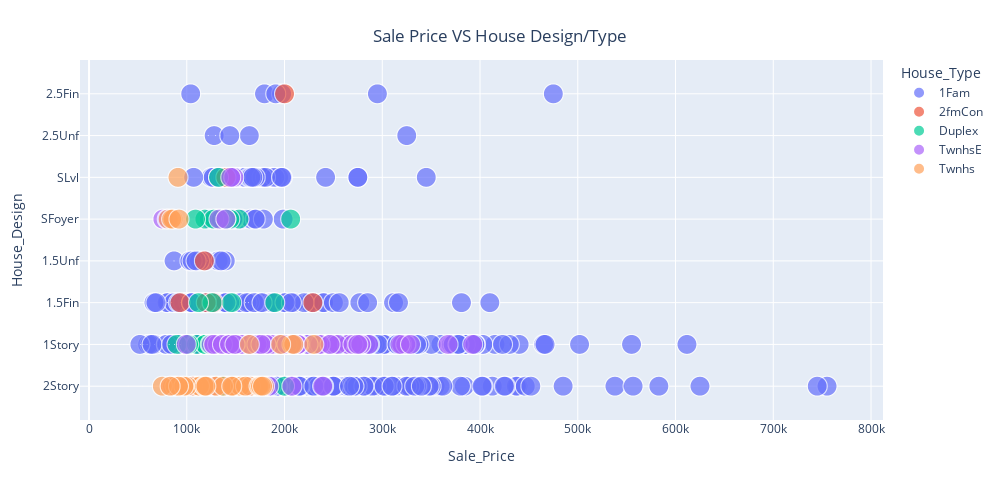

Here is the notebook cell this chart was saved with:
### Markdown cell above
# More Exploratory Data Analysis on the clean Data

### Code cell
fig = px.scatter(new_new_df, x = "Sale_Price", y = "House_Design", color="House_Type", size=df_encoded["Air_Conditioning_Binary"], width=1000, height=500)
fig.update_layout(title="Sale Price VS House Design/Type", title_x=0.5, title_y=0.94)
fig.show()

### Figure 1 — Plotly figure (JSON) as saved in the notebook; plotly's stock layout.template omitted (floating-point values rounded to 4 significant figures; data arrays with more than 128 entries replaced by an {"elided": "..."} marker saying what was removed)
{"data": [{"hovertemplate": "House_Type=1Fam<br>Sale_Price=%{x}<br>House_Design=%{y}<br>size=%{marker.size}<extra></extra>", "legendgroup": "1Fam", "marker": {"color": "#636efa", "size": {"elided": "1219 int values"}, "sizemode": "area", "sizeref": 0.0025, "symbol": "circle"}, "mode": "markers", "name": "1Fam", "showlegend": true, "type": "scattergl", "x": {"elided": "1219 int values"}, "xaxis": "x", "y": {"elided": "1219 str values"}, "yaxis": "y"}, {"hovertemplate": "House_Type=2fmCon<br>Sale_Price=%{x}<br>House_Design=%{y}<br>size=%{marker.size}<extra></extra>", "legendgroup": "2fmCon", "marker": {"color": "#EF553B", "size": [1, 1, 0, 0, 1, 0, 0, 1, 1, 1, 0, 0, 0, 1, 1, 1, 1, 0, 0, 0, 1, 1, 0, 1, 0, 0, 1, 1, 0, 0, 1], "sizemode": "area", "sizeref": 0.0025, "symbol": "circle"}, "mode": "markers", "name": "2fmCon", "showlegend": true, "type": "scattergl", "x": [118000, 113000, 133900, 84500, 127500, 137000, 135900, 157000, 119900, 228950, 145000, 160000, 106250, 107500, 200000, 93000, 140000, 55000, 129000, 93000, 131500, 140000, 125000, 160000, 90000, 80000, 95000, 168000, 122000, 163000, 122500], "xaxis": "x", "y": ["1.5Unf", "2Story", "2.5Unf", "1.5Fin", "1.5Fin", "2Story", "2Story", "1Story", "1.5Fin", "1.5Fin", "1Story", "1.5Fin", "2Story", "2Story", "2.5Fin", "1.5Fin", "2Story", "2Story", "1Story", "1Story", "1Story", "SLvl", "1Story", "2Story", "2Story", "1.5Fin", "2Story", "1Story", "2.5Unf", "1.5Fin", "2Story"], "yaxis": "y"}, {"hovertemplate": "House_Type=Duplex<br>Sale_Price=%{x}<br>House_Design=%{y}<br>size=%{marker.size}<extra></extra>", "legendgroup": "Duplex", "marker": {"color": "#00cc96", "size": [1, 0, 0, 0, 1, 1, 1, 1, 1, 0, 1, 0, 1, 1, 1, 1, 1, 1, 1, 0, 1, 1, 1, 0, 1, 1, 1, 1, 0, 1, 1, 1, 1, 1, 0, 1, 1, 0, 0, 1, 1, 1, 1, 1, 1, 1, 1, 1, 1, 1, 0, 1], "sizemode": "area", "sizeref": 0.0025, "symbol": "circle"}, "mode": "markers", "name": "Duplex", "showlegend": true, "type": "scattergl", "x": [90000, 82000, 110000, 136500, 118964, 171000, 125000, 153337, 119000, 87500, 206300, 118000, 188000, 124500, 135960, 142600, 118500, 144000, 110000, 93500, 179000, 144000, 135000, 141000, 145000, 118858, 142953, 154300, 145000, 145900, 150900, 150000, 143000, 127500, 145000, 126000, 136905, 100000, 92900, 140000, 108959, 112000, 190000, 132500, 101800, 137000, 139000, 135000, 200000, 124000, 90000, 136000], "xaxis": "x", "y": ["1Story", "1Story", "1Story", "1Story", "1Story", "1Story", "1Story", "SFoyer", "1Story", "1Story", "SFoyer", "1Story", "1Story", "2Story", "SFoyer", "1Story", "SFoyer", "SFoyer", "1Story", "1Story", "1Story", "1Story", "SFoyer", "1Story", "1Story", "1Story", "2Story", "2Story", "2Story", "1.5Fin", "1Story", "1Story", "1Story", "SFoyer", "2Story", "1.5Fin", "1Story", "1Story", "1Story", "SFoyer", "SFoyer", "1.5Fin", "1.5Fin", "SLvl", "1Story", "2Story", "2Story", "1Story", "2Story", "1Story", "1Story", "2Story"], "yaxis": "y"}, {"hovertemplate": "House_Type=TwnhsE<br>Sale_Price=%{x}<br>House_Design=%{y}<br>size=%{marker.size}<extra></extra>", "legendgroup": "TwnhsE", "marker": {"color": "#ab63fa", "size": [1, 1, 1, 1, 1, 1, 1, 1, 1, 1, 1, 1, 1, 1, 1, 1, 1, 1, 1, 1, 1, 1, 1, 1, 1, 1, 1, 1, 1, 1, 1, 1, 1, 1, 1, 1, 1, 1, 1, 1, 1, 1, 1, 1, 1, 1, 1, 1, 1, 1, 1, 1, 1, 1, 1, 1, 1, 1, 1, 1, 1, 1, 1, 1, 1, 1, 1, 1, 1, 1, 1, 1, 1, 1, 1, 1, 1, 1, 1, 1, 1, 1, 1, 1, 1, 1, 1, 1, 1, 1, 1, 1, 1, 1, 1, 1, 1, 1, 1, 1, 1, 1, 1, 1, 1, 1, 1, 1, 1, 1, 1, 1, 1, 1], "sizemode": "area", "sizeref": 0.0025, "symbol": "circle"}, "mode": "markers", "name": "TwnhsE", "showlegend": true, "type": "scattergl", "x": [129900, 277500, 319900, 202500, 153500, 164500, 176000, 153900, 128000, 239000, 286000, 149000, 167240, 192500, 89500, 120000, 235000, 179200, 164700, 324000, 207000, 266000, 85000, 318061, 134000, 125000, 192000, 245500, 122500, 172500, 178740, 212000, 148000, 251000, 115000, 147000, 202665, 133000, 140000, 234000, 146000, 140000, 194201, 151000, 75500, 168500, 264561, 274000, 143000, 207500, 148800, 194700, 141000, 196000, 254000, 189000, 143000, 236500, 180000, 172500, 270000, 162000, 160200, 144500, 224000, 151000, 131500, 215000, 328900, 173733, 193000, 124000, 155000, 99500, 199900, 181000, 88000, 187500, 213490, 191000, 80000, 185850, 213500, 151400, 155900, 83500, 197000, 170000, 106000, 174000, 171900, 392500, 165000, 367294, 171750, 181000, 183900, 278000, 140000, 130000, 202500, 208900, 125000, 144152, 127000, 144000, 246578, 275000, 175900, 127500, 136500, 143750, 149300, 145000], "xaxis": "x", "y": ["1Story", "1Story", "1Story", "1Story", "1Story", "2Story", "2Story", "1Story", "1Story", "2Story", "1Story", "1Story", "1Story", "1Story", "2Story", "2Story", "1Story", "1Story", "2Story", "1Story", "1Story", "1Story", "2Story", "1Story", "1Story", "1Story", "1Story", "1Story", "2Story", "1Story", "1Story", "1Story", "SLvl", "1Story", "2Story", "2Story", "1Story", "SFoyer", "1Story", "1Story", "2Story", "1Story", "1Story", "2Story", "SFoyer", "2Story", "1Story", "1Story", "1Story", "2Story", "2Story", "1Story", "1Story", "1Story", "1Story", "1Story", "1Story", "1Story", "1Story", "2Story", "1Story", "1Story", "1Story", "1Story", "1Story", "2Story", "1Story", "1Story", "1Story", "2Story", "1Story", "2Story", "2Story", "1Story", "1Story", "1Story", "2Story", "1Story", "1Story", "1Story", "SFoyer", "1Story", "1Story", "2Story", "1Story", "2Story", "1Story", "1Story", "2Story", "1Story", "2Story", "1Story", "1Story", "1Story", "1Story", "1Story", "2Story", "1Story", "SFoyer", "2Story", "1Story", "1Story", "2Story", "2Story", "2Story", "1Story", "1Story", "1Story", "1Story", "1Story", "1Story", "1Story", "1Story", "SLvl"], "yaxis": "y"}, {"hovertemplate": "House_Type=Twnhs<br>Sale_Price=%{x}<br>House_Design=%{y}<br>size=%{marker.size}<extra></extra>", "legendgroup": "Twnhs", "marker": {"color": "#FFA15A", "size": [1, 1, 1, 1, 1, 1, 1, 1, 1, 1, 1, 1, 1, 1, 1, 1, 1, 1, 1, 1, 1, 1, 1, 1, 1, 1, 1, 1, 1, 1, 1, 1, 1, 1, 1, 1, 1, 1, 1, 1, 1, 1, 1], "sizemode": "area", "sizeref": 0.0025, "symbol": "circle"}, "mode": "markers", "name": "Twnhs", "showlegend": true, "type": "scattergl", "x": [172500, 91000, 130000, 177000, 130000, 148500, 112000, 106000, 94500, 207500, 154000, 118000, 85400, 81000, 164000, 86000, 113000, 151000, 209500, 84500, 88000, 148500, 179400, 147400, 100000, 75000, 155000, 173000, 165000, 118000, 97000, 196000, 137500, 160000, 230000, 146000, 174000, 91500, 175500, 119500, 177500, 83000, 92000], "xaxis": "x", "y": ["2Story", "SLvl", "2Story", "2Story", "2Story", "2Story", "2Story", "2Story", "2Story", "1Story", "2Story", "2Story", "2Story", "SFoyer", "1Story", "SFoyer", "2Story", "2Story", "1Story", "SFoyer", "2Story", "2Story", "2Story", "2Story", "2Story", "2Story", "2Story", "2Story", "2Story", "2Story", "2Story", "1Story", "2Story", "2Story", "1Story", "2Story", "2Story", "2Story", "2Story", "2Story", "2Story", "2Story", "SFoyer"], "yaxis": "y"}], "layout": {"height": 500, "legend": {"itemsizing": "constant", "title": {"text": "House_Type"}, "tracegroupgap": 0}, "margin": {"t": 60}, "title": {"text": "Sale Price VS House Design/Type", "x": 0.5, "y": 0.94}, "width": 1000, "xaxis": {"anchor": "y", "autorange": true, "domain": [0, 1], "range": [-9260.0, 812300.0], "title": {"text": "Sale_Price"}, "type": "linear"}, "yaxis": {"anchor": "x", "autorange": true, "domain": [0, 1], "range": [-0.8095, 7.81], "title": {"text": "House_Design"}, "type": "category"}}}
